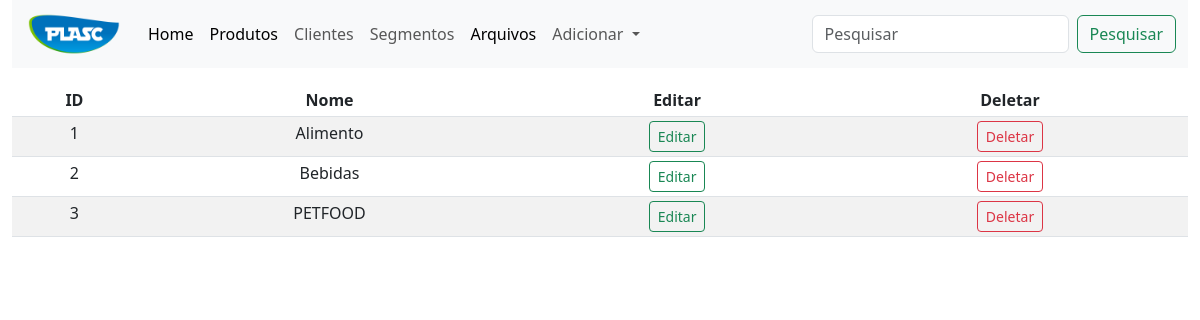
Page /categoria (signed in) on the committed database.
### app.py (models this page shows)
class Categoria(db.Model):
    id=db.Column(db.Integer, primary_key=True)
    name=db.Column(db.String(30), nullable=False, unique=True)

### app.py (the view)
@app.route('/categoria')
def categoria():
    if 'email' not in session:
        flash(f'Por favor, é necessario que faça seu login no sistema', 'danger')
        return redirect(url_for('login'))
    categorias = Categoria.query.order_by(Categoria.id.desc()).all()
    return render_template('admin/marca.html', title='Página Categorias', categorias=categorias)

### templates/admin/marca.html (shortened to what this page needs)
{% extends "layouts.html" %}
{% block content %}
<div class="container-fluid mt-3">
  <table class="table table-sm table-striped">
    <thead class="text-center">
      <th>ID</th>
      <th>Nome</th>
      <th>Editar</th>
      <th>Deletar</th>
    </thead>
    <tbody>
      {% if marcas %}
      {% for marca in marcas %}
      <tr class="text-center">
        <td>{{loop.index}}</td>
        <td>{{marca.name}}</td>
        <td><a href="{{url_for('updatemarca', id=marca.id)}}" class="btn btn-sm btn-outline-success">Editar</a></td>
        <td>
          <button type="button" class="btn btn-sm btn-outline-danger" data-bs-toggle="modal"
            data-bs-target="#exampleModal-{{marca.id}}">
            Deletar
          </button>
        </td>
      </tr>
      <div class="modal fade" id="exampleModal-{{marca.id}}" tabindex="-1" aria-labelledby="exampleModalLabel"
        aria-hidden="true">
        <div class="modal-dialog">
          <div class="modal-content">
            <div class="modal-header">
              <h5 class="modal-title" id="exampleModalLabel">{{marca.name}}</h5>
              <button type="button" class="btn-close" data-bs-dismiss="modal" aria-label="Close"></button>
            </div>
            <div class="modal-body">
              <span class="text-danger">Deseja mesmo deletar este Fabricante {{marca.name}}?</span>
            </div>
            <div class="modal-footer">
              <button type="button" class="btn btn-warning" data-bs-dismiss="modal">Cancelar</button>
              <form action="{{url_for('deletemarca', id=marca.id)}}" method="POST">
                <button type="submit" class="btn btn-danger">Deletar</button>
              </form>
            </div>
          </div>
        </div>
      </div>
      {% endfor %}
      {% else %}
      {% for categoria in categorias %}
      <tr class="text-center">
        <td>{{loop.index}}</td>
        <td>{{categoria.name}}</td>
        <td><a href="{{url_for('updatecat', id=categoria.id)}}" class="btn btn-sm btn-outline-success">Editar</a></td>
        <td>
          <button type="button" class="btn  btn-sm btn-outline-danger" data-bs-toggle="modal"
            data-bs-target="#exampleModal-{{categoria.id}}">
            Deletar
          </button>
        </td>
      </tr>
      {% endfor %}
      {% endif %}
    </tbody>
  </table>
</div>
{% endblock content %}

### static/css/style.css (style rules this page uses)
* { margin: 0; padding: 0; box-sizing: border-box; }

### rows in the picture
Categoria: name "Alimento"
Categoria: name "Bebidas"
Categoria: name "PETFOOD"
